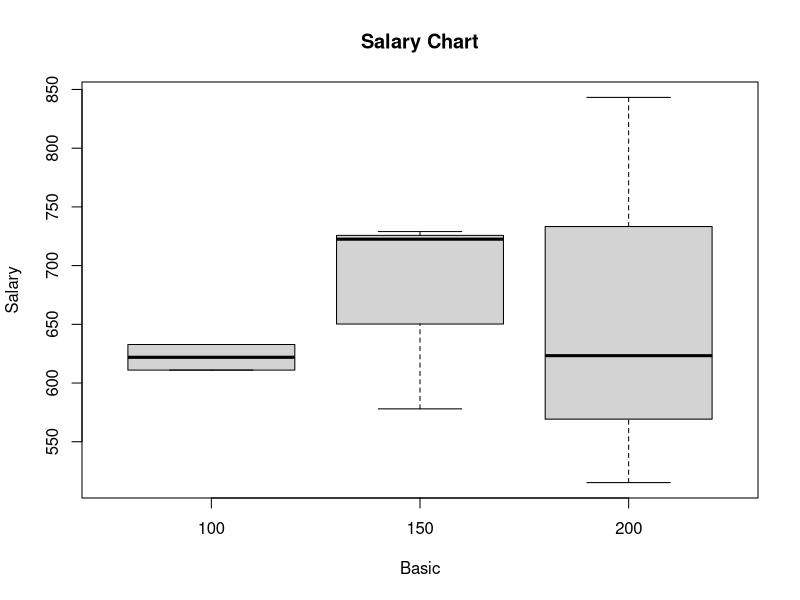
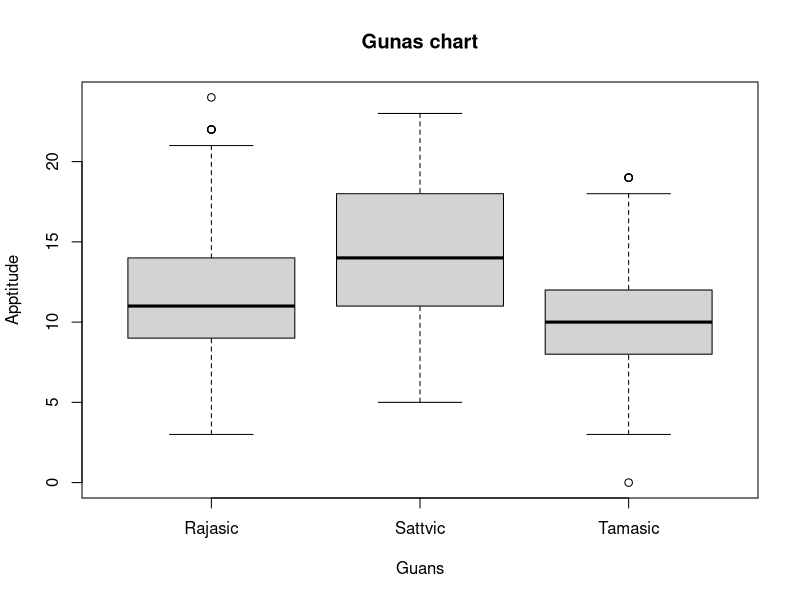
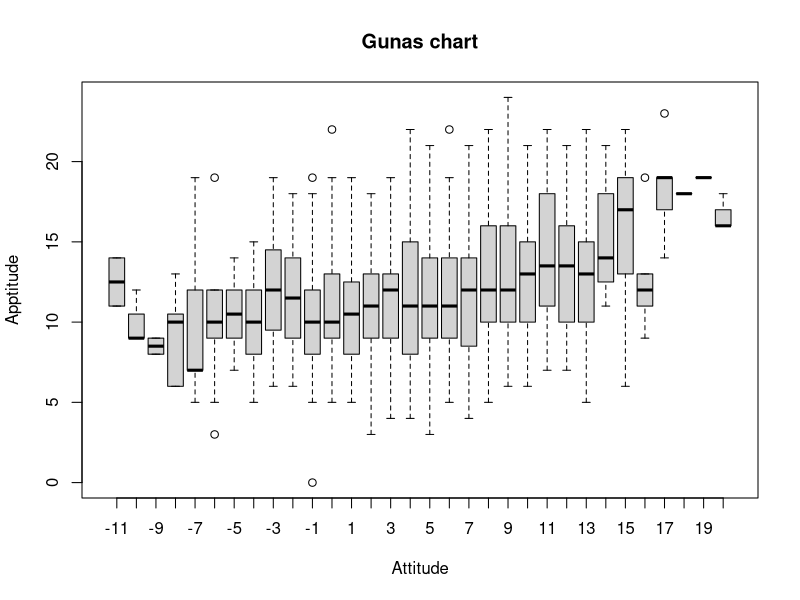

Write R code to recreate these figures, in order.
df<-read.csv("Combined.csv")
print(df)
v<-df[,c("SALARY","Basic")]
print(v)

boxplot(SALARY~Basic,data=v,xlab="Basic",ylab="Salary", main="Salary Chart")
df<-read.csv("guna1.csv")
print(df)

v<-df[,c("Apptitude","gunas")]
print(v)

boxplot(Apptitude~gunas,data=v,xlab="Guans",ylab="Apptitude", main="Gunas chart")

v<-df[,c("Apptitude","Attitude")]
print(v)

boxplot(Apptitude~Attitude,data=v,xlab="Attitude",ylab="Apptitude", main="Gunas chart")
